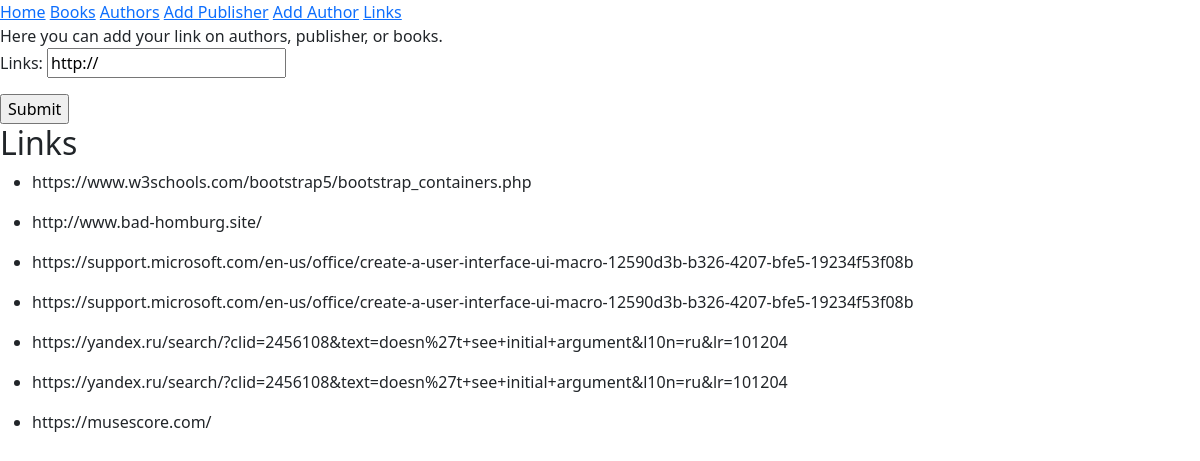
Screenshot of /links with the database file from the repository.
### djbooks/models.py (models this page shows)
class UsersLink(models.Model):
    links = models.CharField(max_length=200)

### djbooks/views.py (the view, shortened to what this page needs)
# urls.py: path("links", Link.as_view(), name='links')
class Link(View):
    template_name = 'djbooks/links.html'
    initial = {'links': 'http://'}
    form_class = UsersLinkForm
    def get(self, request, *args, **kwargs):
        form = self.form_class(initial=self.initial)
        links_queryset = UsersLink.objects.order_by('-pk')
        return render(request, self.template_name, {'form': form, 'links_queryset' : links_queryset})

### djbooks/forms.py
class UsersLinkForm(ModelForm):
    class Meta:
        model = UsersLink
        fields = ['links']

### djbooks/templates/djbooks/links.html (shortened to what this page needs)
{% extends "djbooks/layout.html" %}
{% block content %}
Here you can add your link on authors, publisher, or books.
<form method="post" novalidate>
    {{ form.as_p }}
    <input type="submit" value="Submit">
</form>
<h2>Links</h2>
<ul class="w3-ul w3-border w3-center">
    {% for link in links_queryset %}
    <li>
        <p>{{ link.links }}</p>
    </li>
    {% endfor %}
</ul>
{% endblock %}

### rows the page displays
UsersLink: links "https://www.w3schools.com/bootstrap5/bootstrap_containers.php"
UsersLink: links "http://www.bad-homburg.site/"
UsersLink: links "https://support.microsoft.com/en-us/office/create-a-user-interface-ui-macro-12590d3b-b326-4207-bfe5-19234f53f08b"
UsersLink: links "https://support.microsoft.com/en-us/office/create-a-user-interface-ui-macro-12590d3b-b326-4207-bfe5-19234f53f08b"
UsersLink: links "https://yandex.ru/search/?clid=2456108&text=doesn%27t+see+initial+argument&l10n=ru&lr=101204"
UsersLink: links "https://yandex.ru/search/?clid=2456108&text=doesn%27t+see+initial+argument&l10n=ru&lr=101204"
UsersLink: links "https://musescore.com/"
